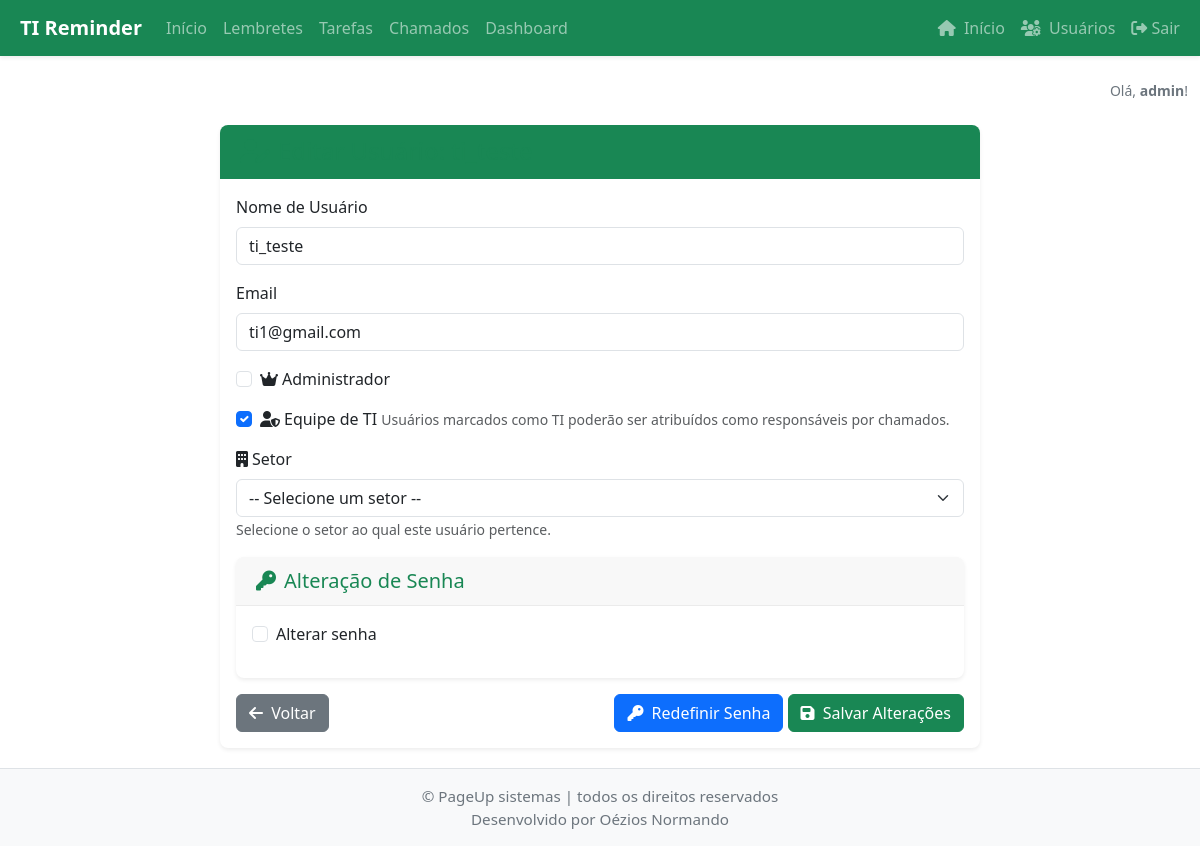
The page /admin/users/edit/4 (signed in) on the database as committed earlier.
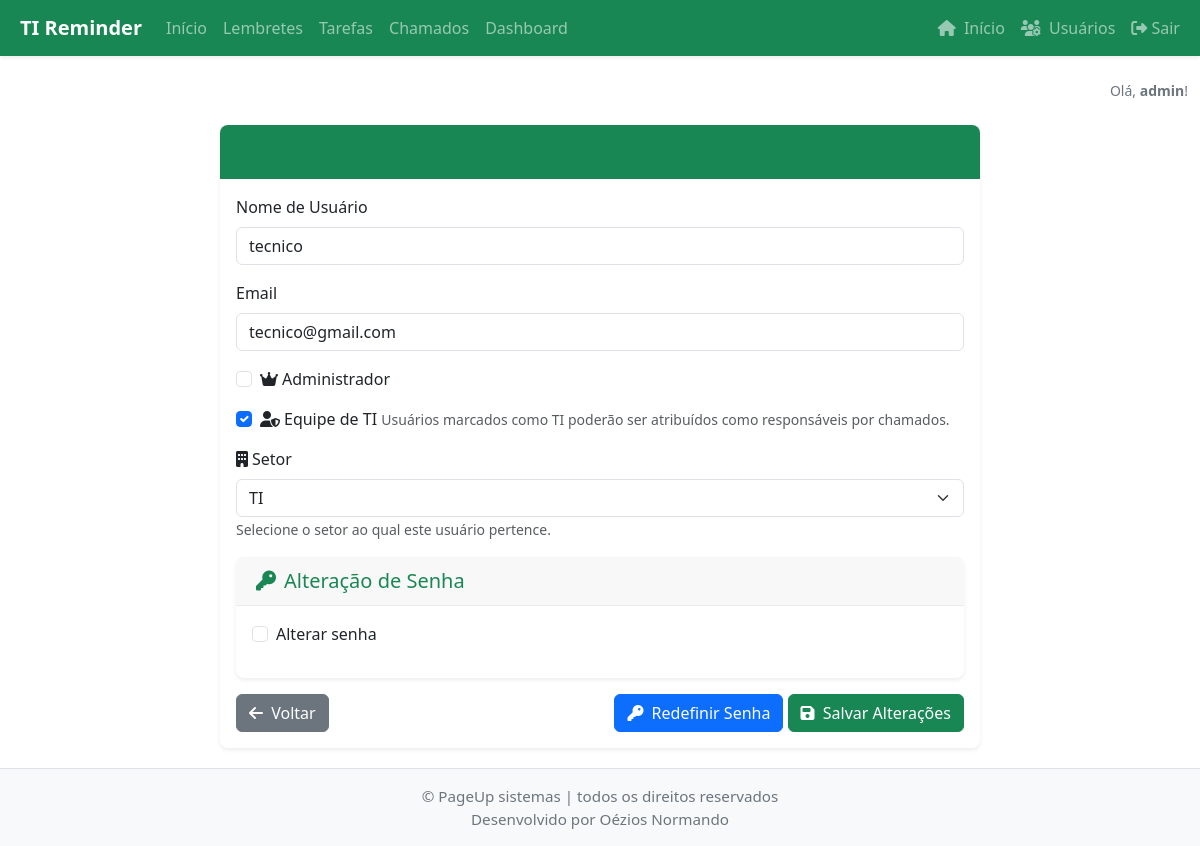
The same page on the database as committed later.
### app/models.py (models this page shows, shortened)
class User(db.Model):
    id = db.Column(db.Integer, primary_key=True)
    username = db.Column(db.String(64), unique=True, nullable=False)
    email = db.Column(db.String(120), unique=True, nullable=False)
    password_hash = db.Column(db.String(128), nullable=False)
    is_admin = db.Column(db.Boolean, default=False)
    is_ti = db.Column(db.Boolean, default=False)  # Indica se o usuário é da equipe de TI
    ativo = db.Column(db.Boolean, default=True)  # Para ativação/desativação
    sector_id = db.Column(db.Integer, db.ForeignKey('sector.id'), nullable=True)
    sector = db.relationship('Sector', backref='usuarios')
    reminders = db.relationship('Reminder', backref='usuario', lazy=True)
    tasks = db.relationship('Task', backref='usuario', lazy=True)

### app/routes.py (the view, shortened to what this page needs)
@bp.route('/admin/users/edit/<int:id>', methods=['GET', 'POST'])
@login_required
@admin_required
def edit_user(id):
    from .models import User, Sector
    from .forms import UserEditForm
    user = User.query.get_or_404(id)
    form = UserEditForm(obj=user)
    if user.sector_id:
        form.sector_id.data = user.sector_id
    if user.id == session.get('user_id'):
        form.is_admin.data = True  # Garante que o admin não remova seus próprios privilégios
    return render_template('edit_user.html', form=form, user=user)

### app/forms.py (shortened to what this page needs)
class UserEditForm(FlaskForm):
    username = StringField('Nome de Usuário', validators=[DataRequired()])
    email = StringField('Email', validators=[DataRequired()])
    is_admin = BooleanField('É Administrador')
    is_ti = BooleanField('É da Equipe de TI')
    sector_id = SelectField('Setor', coerce=int, validators=[Optional()], choices=[])
    change_password = BooleanField('Alterar Senha')
    new_password = PasswordField('Nova Senha', validators=[
        Optional(),
        Length(min=6, message='A senha deve ter pelo menos 6 caracteres')
    ])
    confirm_password = PasswordField('Confirmar Nova Senha', validators=[
        Optional(),
        EqualTo('new_password', message='As senhas não conferem')
    ])
    submit = SubmitField('Salvar Alterações')
    def __init__(self, *args, **kwargs):
        super(UserEditForm, self).__init__(*args, **kwargs)
        from .models import Sector
        self.sector_id.choices = [(0, '-- Selecione um setor --')] + [(s.id, s.name) for s in Sector.query.order_by('name').all()]

### app/templates/edit_user.html (shortened to what the changed rows need)
{% extends 'base.html' %}
{% block content %}
<div class="container mt-4">
    <div class="row justify-content-center">
        <div class="col-md-8">
            <div class="card">
                <div class="card-body">
                    <form method="POST" action="{{ url_for('main.edit_user', id=user.id) }}">
                        <div class="mb-3">
                            <label class="form-label">Nome de Usuário</label>
                            {{ form.username(class="form-control" + (" is-invalid" if form.username.errors else "")) }}
                        </div>
                        <div class="mb-3">
                            <label class="form-label">Email</label>
                            {{ form.email(class="form-control" + (" is-invalid" if form.email.errors else "")) }}
                        </div>
                        <div class="mb-3 form-check">
                            {{ form.is_admin(class="form-check-input" + (" is-invalid" if form.is_admin.errors else "")) }}
                            <label class="form-check-label" for="{{ form.is_admin.id }}">
                                <i class="fas fa-crown me-1"></i>Administrador
                            </label>
                        </div>
                        <div class="mb-3 form-check">
                            {{ form.is_ti(class="form-check-input" + (" is-invalid" if form.is_ti.errors else "")) }}
                            <label class="form-check-label" for="{{ form.is_ti.id }}">
                                <i class="fas fa-user-shield me-1"></i>Equipe de TI
                            </label>
                            <small class="form-text text-muted">Usuários marcados como TI poderão ser atribuídos como responsáveis por chamados.</small>
                        </div>
                        <div class="mb-3">
                            <label class="form-label">
                                <i class="fas fa-building me-1"></i>Setor
                            </label>
                            {{ form.sector_id(class="form-select" + (" is-invalid" if form.sector_id.errors else "")) }}
                            <small class="form-text text-muted">Selecione o setor ao qual este usuário pertence.</small>
                        </div>
                    </form>
                </div>
            </div>
        </div>
    </div>
</div>
{% endblock %}

Rows that differ between the two databases and show on the page:
changed User: username "ti_teste" → "tecnico"; email "ti1@gmail.com" → "tecnico@gmail.com"; sector_id "-- Selecione um setor --" → "TI"
